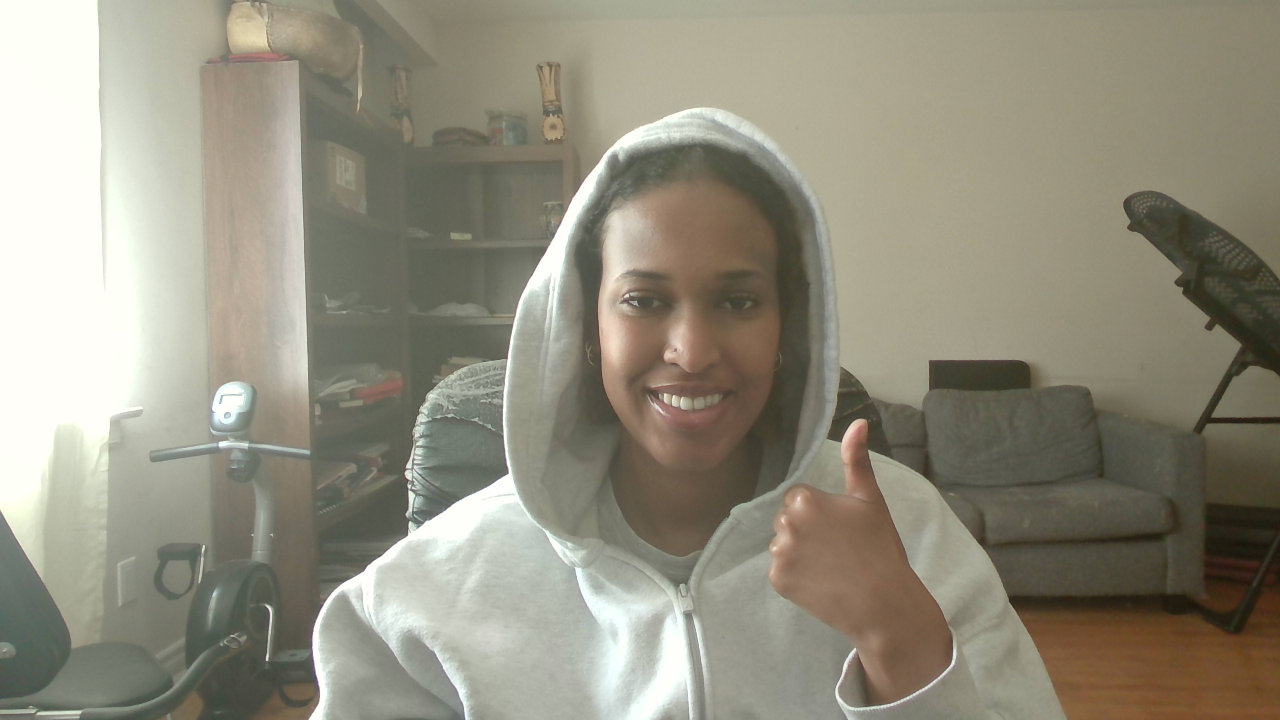
#> input picture assets/amina.jpg, 2560 x 1440 px (shown at 1/2 size)
$ python 2_manipulation.py
#> lines starting #> are read from the running program, lines starting #| are printed output that depends on the picture
import cv2
import numpy as np

img = cv2.imread("assets/amina.jpg", cv2.IMREAD_COLOR)
#> img is the input picture: shape (1440, 2560, 3); mean B, G, R 126.4, 142.3, 146.2

# RESIZE

img = cv2.resize(img, (1000, 2000))
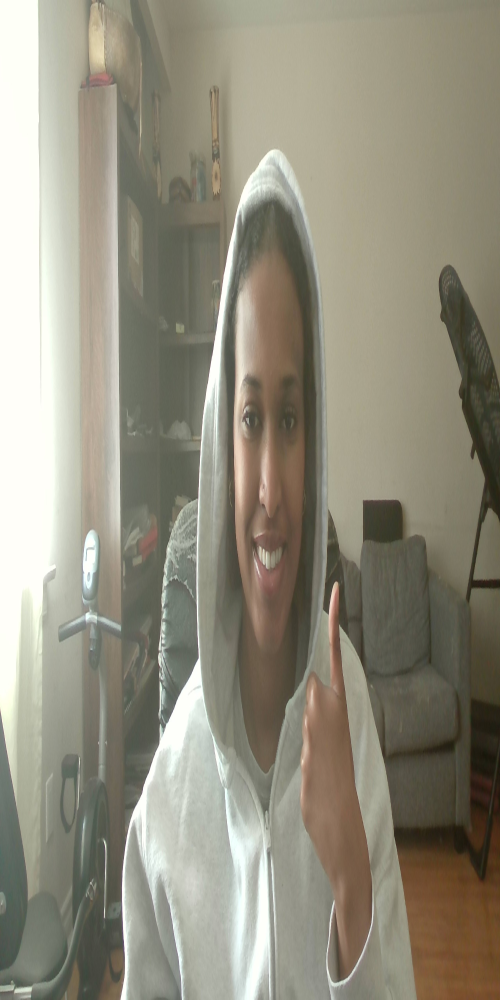
#> img: shape (2000, 1000, 3) (shown at 1/2 size); mean B, G, R 126.4, 142.2, 146.2
img = cv2.resize(img, (0, 0), fx=1, fy=0.5)
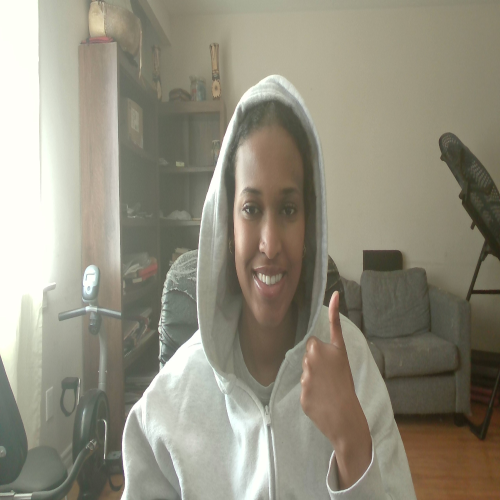
#> img: shape (1000, 1000, 3) (shown at 1/2 size); mean B, G, R 126.5, 142.4, 146.3

# CROP

height, width = img.shape[0], img.shape[1]
#> height = 1000; width = 1000
img = img[int(height/3) : , 50: -50]
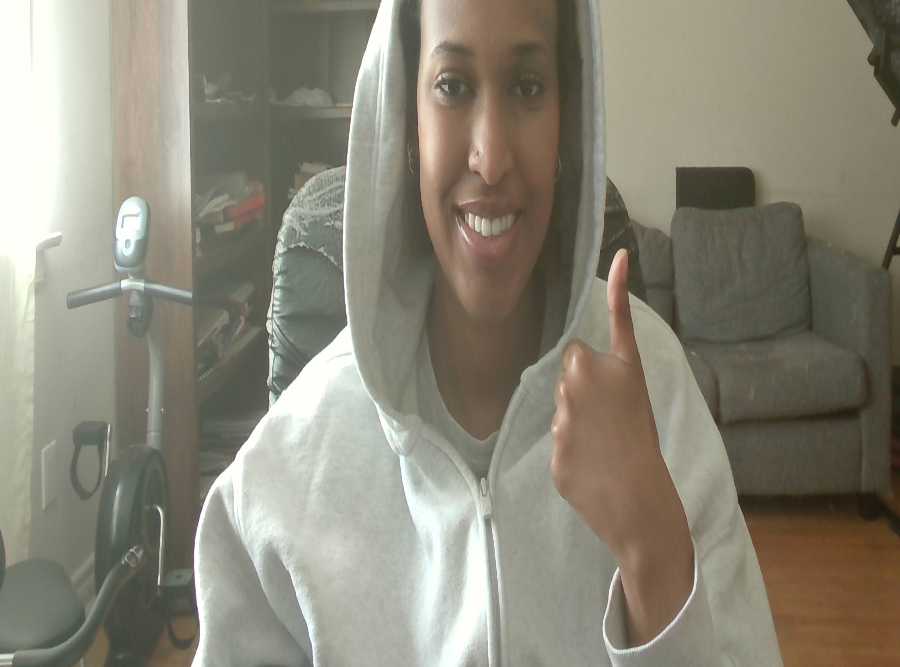
#> img: shape (667, 900, 3); mean B, G, R 120, 134.7, 138.7

# ROTATE

height, width = img.shape[0], img.shape[1]
#> height = 667; width = 900
img = cv2.rotate(img, cv2.ROTATE_180)
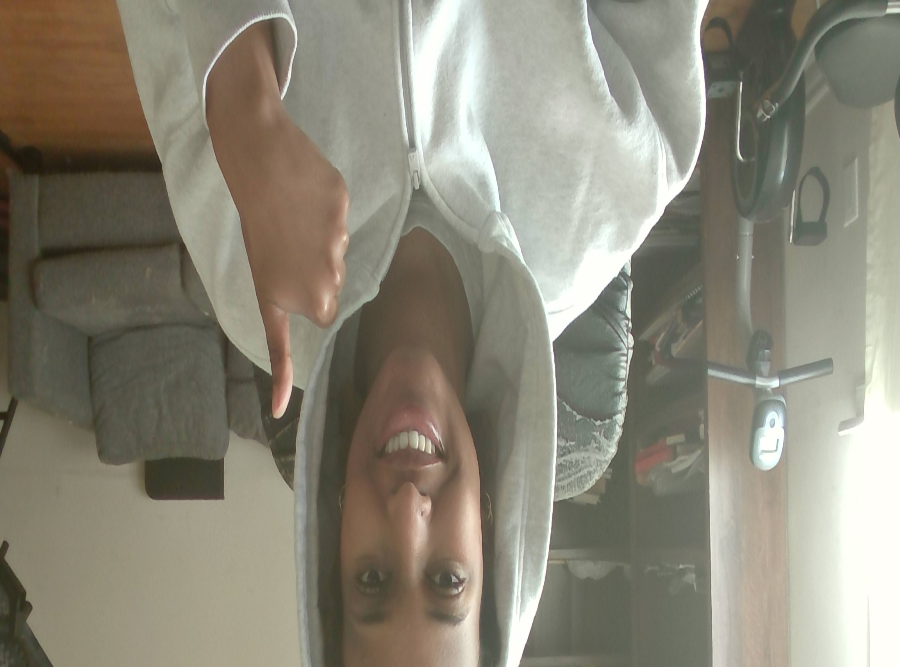
#> img: shape (667, 900, 3); mean B, G, R 120, 134.7, 138.7
M = cv2.getRotationMatrix2D(center=(width/2, height/2),
                            angle=150, scale=1)
img = cv2.warpAffine(img, M, (width, height))
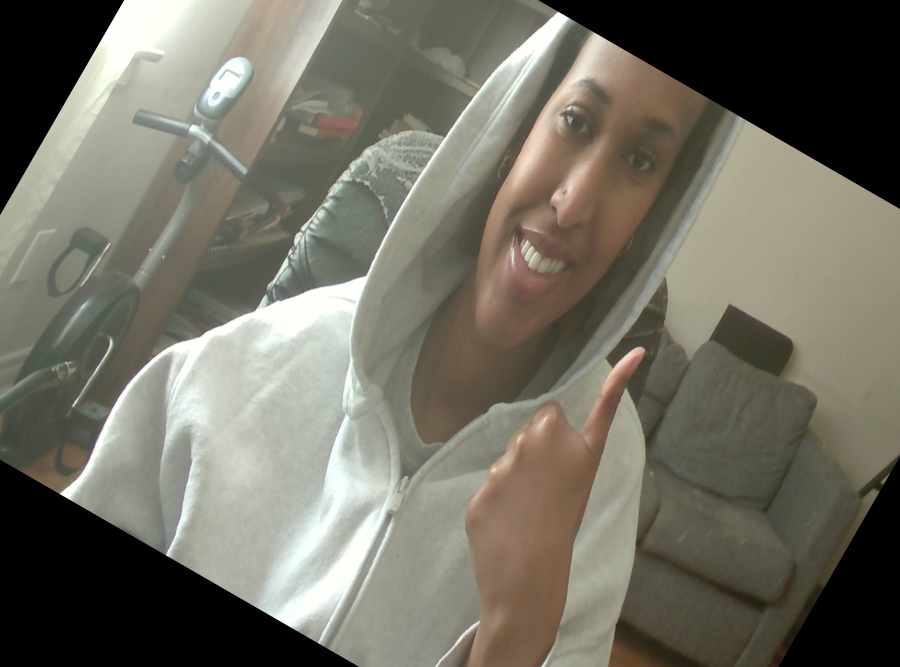
#> img: shape (667, 900, 3); mean B, G, R 99.4, 111.2, 113.8

# TRANSLATE
tx = width / 5
#> tx = 180
ty = -height / 5
#> ty = -133.4

# translation matrix
M = np.array([
    [1, 0, tx],
    [0, 1, ty]
])
#> M = [[1, 0, 180], [0, 1, -133.4]]

img = cv2.warpAffine(img, M, (width, height))
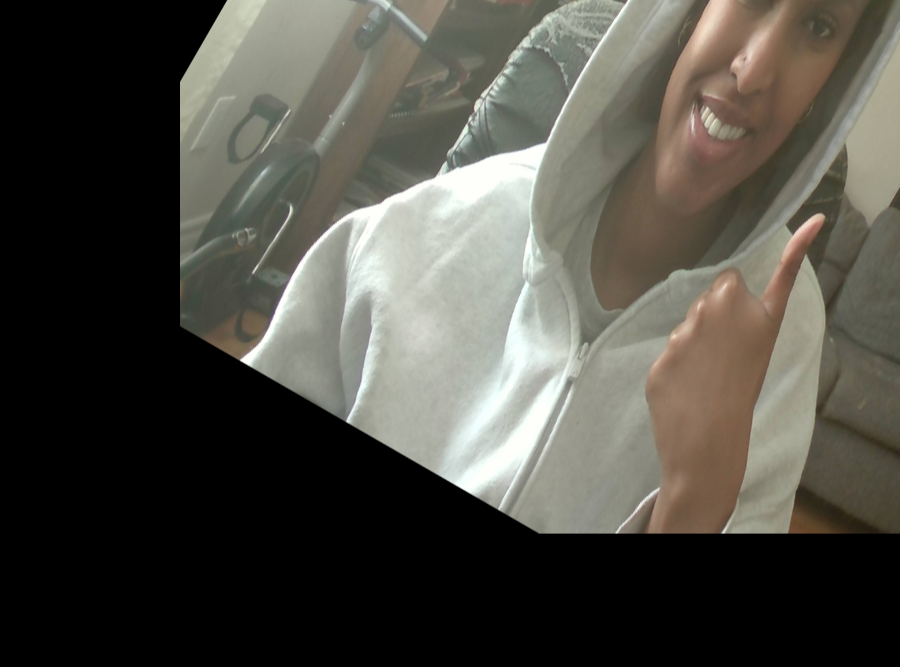
#> img: shape (667, 900, 3); mean B, G, R 69.3, 77, 78.9


cv2.imshow("amina", img)
cv2.waitKey(0)
cv2.destroyAllWindows()

cv2.imwrite("assets/2_manipulated_amina.jpg", img)

$ run again, with assets/soccer_practice.jpg copied over assets/amina.jpg
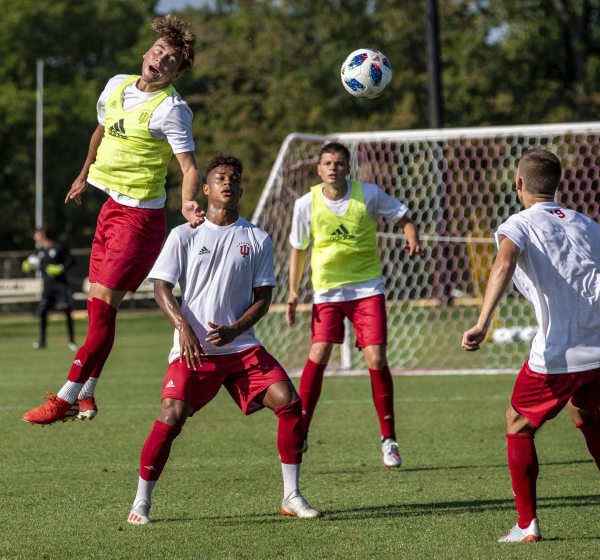
#> input picture assets/soccer_practice.jpg, 1200 x 1119 px (shown at 1/2 size)
#> img is the input picture: shape (1119, 1200, 3); mean B, G, R 70.9, 96, 102.6
#> `img = cv2.warpAffine(img, M, (width, height))`:
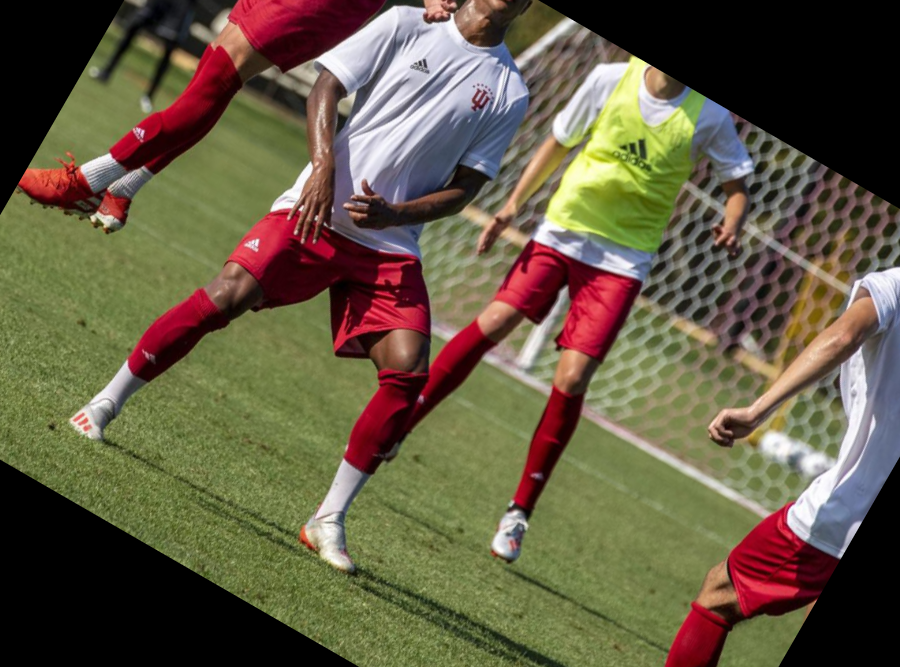
#> img: shape (667, 900, 3); mean B, G, R 67.7, 90.5, 99.8
#> `img = cv2.warpAffine(img, M, (width, height))`:
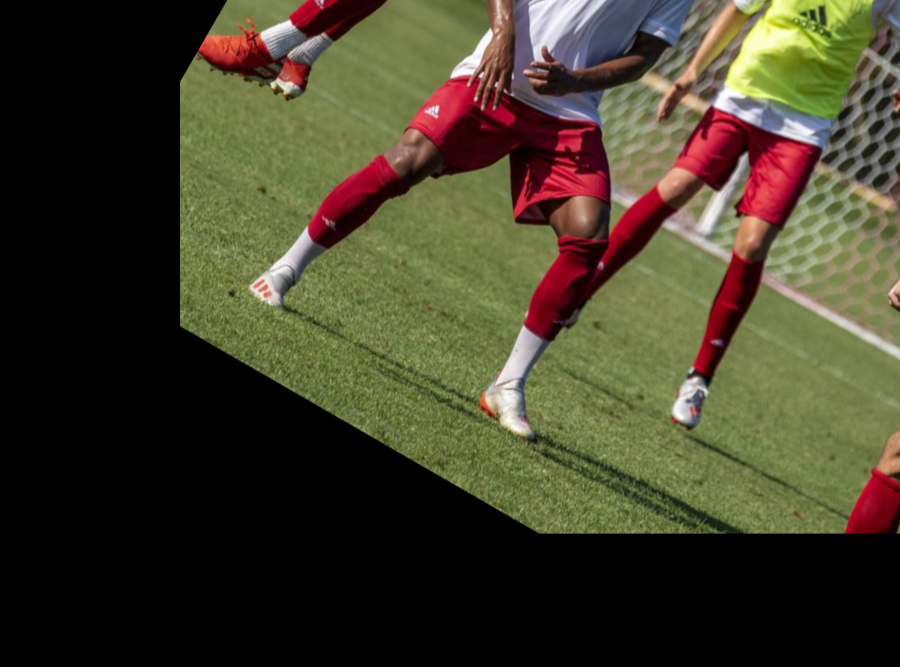
#> img: shape (667, 900, 3); mean B, G, R 42.2, 62.6, 67.4
